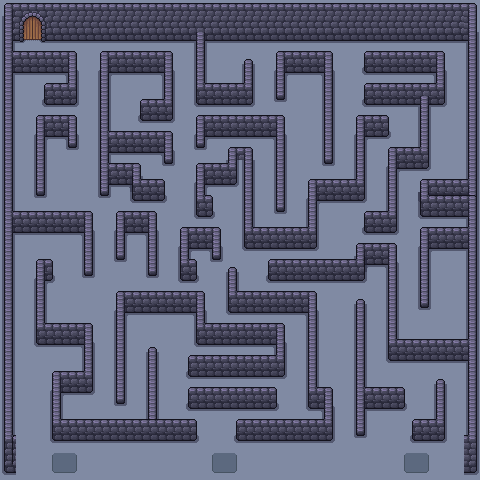

The image is a tile-based game level rendered from a .tmx file. Its description and source (layers, tilesets, objects; grid data summarised) follow:
An orthogonal 30x30 tile map with 16x16 px tiles, 6 tile layers (Floor, Floor Detail, Structure, Objects, ...), 2 tilesets and 4 objects (3x Start, Goal).

<map version="1.10" tiledversion="1.12.2" orientation="orthogonal" renderorder="right-down" width="30" height="30" tilewidth="16" tileheight="16" infinite="0" nextlayerid="9" nextobjectid="9">
 <tileset firstgid="1" source="walls_floor.tsx" />
 <tileset firstgid="300" source="Objects.tsx" />
 <layer id="1" name="Floor" width="30" height="30">
  <data>[900 cells, 900 non-empty, 1 distinct tile ids]</data>
 </layer>
 <layer id="2" name="Floor Detail" width="30" height="30">
  <data>[900 cells, 12 non-empty, 4 distinct tile ids]</data>
 </layer>
 <layer id="3" name="Structure" width="30" height="30">
  <data>[900 cells, 417 non-empty, 30 distinct tile ids]</data>
 </layer>
 <layer id="8" name="Objects" width="30" height="30">
  <data>[900 cells, 0 non-empty, 0 distinct tile ids]</data>
 </layer>
 <layer id="5" name="Wall Decor" width="30" height="30">
  <data>[900 cells, 0 non-empty, 0 distinct tile ids]</data>
 </layer>
 <objectgroup id="7" name="Trap">
  <object id="2" name="Start" x="64.9488" y="463.237" />
  <object id="5" name="Start" x="224.455" y="463.237" />
  <object id="6" name="Start" x="416.436" y="463.237" />
  <object id="8" name="Goal" x="32.4744" y="50.6218" />
 </objectgroup>
 <layer id="6" name="Foreground" width="30" height="30">
  <data>[900 cells, 186 non-empty, 13 distinct tile ids]</data>
 </layer>
</map>
